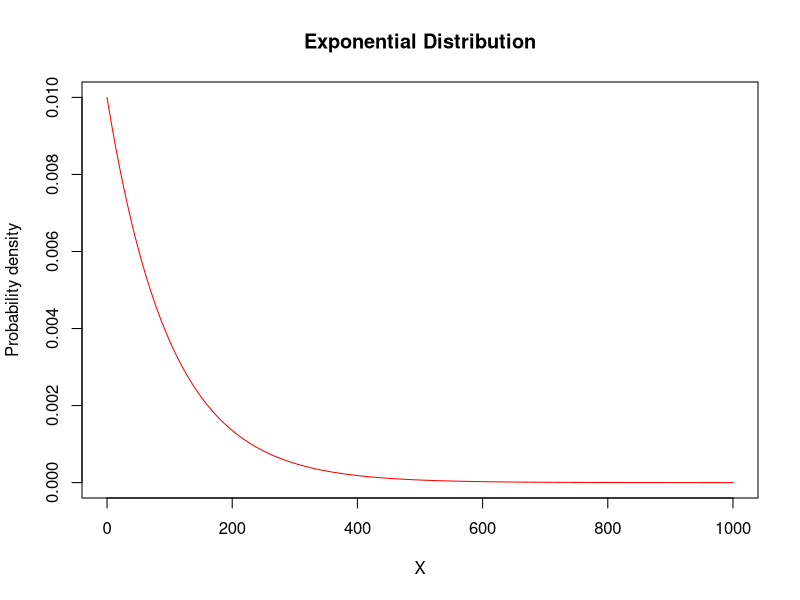

Source code (R): (Note: this script raises an error after producing the figure.)
## ---- chunk 1
theta <- 100
X <- seq(from = 0, to = 1000, by = 1)
plot(x=X,y=dexp(X,rate=1/theta),type="l",
     ylab="Probability density",col="red",main="Exponential Distribution")
## ---- chunk 2
theta <- 0.01
X <- seq(from = 0, to = 1000, by = 1)
plot(x=X,y=dinvexp(X, rate =  1/theta),type="l",
     ylab="Probability density",col="red",main="Inverse Exponential Distribution")
## ---- chunk 3
alpha <- 3
theta <- 100
X <- seq(from = 0, to = 1000, by = 1)
plot(x=X,y=dpareto1(X,shape=alpha,min=theta),type="l",
     ylab="Probability density",col="red",main="Single Parameter Pareto Distribution")
## ---- chunk 4
alpha <- 3
theta <- 200
X <- seq(from = 0, to = 1000, by = 1)
plot(x=X,y=dpareto2(X,shape=alpha,scale=theta),type="l",
     ylab="Probability density",col="red",main="Pareto Distribution")
## ---- chunk 5
tau <- 5
theta <- 100
X <- seq(from=0,to=3000,by=1)
plot(x=X,y=dinvpareto(X,shape=tau,scale=theta),type="l",
     ylab="Probability density",col="red",main="Inverse Pareto Distribution")
## ---- chunk 6
dloglogistic <- function(x, gamma, theta){
  p=gamma*(x/theta)^gamma/(x*(1+(x/theta)^gamma)^2)
  return(p)
}
gamma <- 2
theta <- 100
X <- seq(from = 0, to = 1000, by = 1)
plot(x=X,y=dloglogistic(X,gamma=gamma,theta=theta),type="l",col="red")
## ---- chunk 7
alpha <- 2
theta <- 100
X <- seq(from = 0, to = 1000, by = 1)
plot(x=X,y=dparalogis(X,shape=alpha,scale=theta),type="l",
     ylab="Probability density",col="red",main="Paralogistic Distribution")
## ---- chunk 8
alpha <- 2
theta <- 50
X <- seq(from = 0, to = 1000, by = 1)
plot(x=X,y=dgamma(X,shape=alpha,scale=theta),type="l",
     ylab="Probability density",col="red",main="Gamma Distribution")
## ---- chunk 9
alpha <- 3
theta <- 100
X <- seq(from=0,to=400,by=1)
plot(x=X,y=dinvgamma(X,shape=alpha,scale=theta),type="l",
     ylab="Probability density",col="red",main="Inverse Gamma Distribution")
## ---- chunk 10
alpha <- 2
theta <- 100
X <- seq(from = 0, to = 1000, by = 1)
plot(x=X,y=dweibull(X,shape=alpha, scale=theta),type="l",
     ylab="Probability density",col="red",main="Weibull Distribution")
## ---- chunk 11
tau <- 5
theta <- 100
X <- seq(from = 0, to = 1000, by = 1)
plot(x=X,y=dinvweibull(X,shape=tau,scale=theta),type="l",
     ylab="Probability density",col="red",main="Inverse Weibull Distribution")
## ---- chunk 12
alpha <- 50
beta <- 100
X <- seq(alpha,beta,1)
plot(x=X,y=dunif(X,alpha,beta),type="l",
     ylab="Probability density",col="red",main="Continuous Uniform Distribution")
## ---- chunk 13
mu <- 100
sigma <- 10
X <- seq(from=0,to=200,by=1)
plot(x=X,y=dnorm(X,mean=mu,sd=sigma),type="l",
     ylab="Probability density",col="red",main="Normal Distribution")
## ---- chunk 14
alpha <- 50
beta <- 100
X <- seq(from = 0, to = 1000, by = 1)
plot(x=X,y=dcauchy(X,location=alpha,scale=beta),
     type="l",ylab="Probability density",col="red",main="Cauchy Distribution")
## ---- chunk 15
alpha <- 3
tau <- 5
theta <- 100
X <- seq(from = 0, to = 1000, by = 1)
plot(x=X,y=dgenpareto(X,shape1=alpha,shape2=tau,scale=theta),type="l",
     ylab="Probability density",col="red",main="Generalized Pareto Distribution")
## ---- chunk 16
alpha <- 2
gamma <- 3
theta <- 100
X <- seq(from = 0, to = 1000, by = 1)
plot(x=X,y=dburr(X,shape1=alpha,shape2=gamma,scale=theta),type="l",
     ylab="Probability density",col="red",main="Burr Distribution")
## ---- chunk 17
tau <- 2
gamma <- 3
theta <- 100
X <- seq(from = 0, to = 1000, by = 1)
plot(x=X,y=dinvburr(X,shape1=tau,shape2=gamma,scale=theta),type="l",
     ylab="Probability density",col="red",main="Inverse Burr Distribution")
## ---- chunk 18
dlognorm <- function(x,mu,sigma){
  p=(1/(x*sigma*sqrt(2*pi)))*exp(-((log(x)-mu)/sigma)^2)
  return(p)
}
mu <- 20
sigma <- 12
X <- seq(from = 0, to = 1000, by = 1)
plot(x=X,y=dlognorm(X,mu=mu,sigma=sigma),type="l",col="red")
## ---- chunk 19
mu <- 100
theta <- 1000
X <- seq(from=0,to=100,by=1)
plot(x=X,y=dinvgauss(X,mean=mu,dispersion=theta),type="l",
     ylab="Probability density",col="red",main="Inverse Gaussian Distribution")
## ---- chunk 20
a <- 2
b <- 4
theta <- 1
X <- seq(from=0,to=1,by=.0001)
plot(x=X,y=dbeta(X,shape1=a,shape2=b,ncp=theta),type="l",
     ylab="Probability density",col="red",main="Beta Distribution")
## ---- chunk 21
a <- 3
b <- 5
tau <- 2
theta <- 1000
X <- seq(from = 0, to = 1000, by = 1)
plot(x=X,y=dgenbeta(X,shape1=a,shape2=b,shape3=tau,scale=theta),type="l",
     ylab="Probability density",col="red",main="Generalized Beta Distribution")
